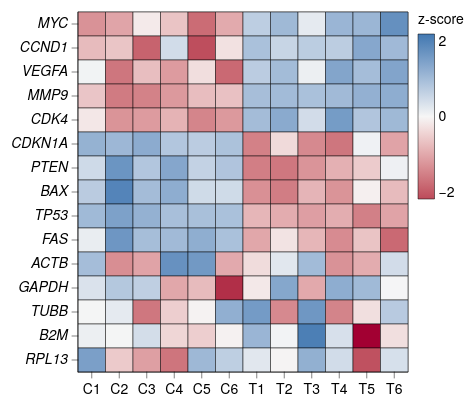

The Vega-Lite source for this figure:
### Vega-Lite specification from a JSON file in a GitHub repository (floating-point values rounded to 4 significant figures; data arrays with more than 128 entries replaced by an {"elided": "..."} marker saying what was removed)
{"background": null, "config": {"arc": {"fill": "#DBDBDB", "fillOpacity": 1.0, "innerRadius": 41.25, "padAngle": 0.03, "stroke": "black", "strokeOpacity": 1, "strokeWidth": 0.25}, "area": {"fill": "#DBDBDB", "fillOpacity": 1.0, "stroke": "black", "strokeOpacity": 1, "strokeWidth": 0.25}, "axis": {"domain": true, "domainCap": "round", "domainColor": "black", "domainWidth": 0.25, "grid": false, "gridCap": "round", "gridColor": "#F1F1F1", "gridDash": [0, 0], "gridOpacity": 1.0, "gridWidth": 0.25, "labelColor": "black", "labelFont": "Helvetica Neue, HelveticaNeue, Helvetica, Arial, sans-serif", "labelFontSize": 7, "labelFontStyle": "normal", "labelFontWeight": 400, "offset": 0, "ticks": true, "tickCap": "round", "tickColor": "black", "tickRound": false, "tickSize": 3, "tickWidth": 0.25, "titleColor": "black", "titleFont": "Helvetica Neue, HelveticaNeue, Helvetica, Arial, sans-serif", "titleFontSize": 7, "titleFontStyle": "normal", "titleFontWeight": 400}, "axisX": {"domain": true, "labelAlign": "center", "labelAngle": 0, "labels": true, "ticks": true, "translate": 0}, "axisY": {"domain": true, "labelAlign": "right", "labelAngle": 0, "labels": true, "ticks": true, "translate": 0}, "axisRight": {"domain": true, "labelAlign": "left", "labelAngle": 0, "labels": true, "ticks": true, "translate": 0}, "axisTop": {"domain": true, "labelAlign": "center", "labelAngle": 0, "labels": true, "ticks": true, "translate": 0}, "axisBand": {"tickOffset": 0}, "bar": {"fill": "#DBDBDB", "fillOpacity": 1.0, "stroke": "black", "strokeOpacity": 1, "strokeWidth": 0.25}, "boxplot": {"size": 14.85, "ticks": {"cornerRadius": 0.25, "fill": "black", "opacity": 1, "size": 7.425, "thickness": 0.25}, "box": {"fillOpacity": 1.0, "stroke": "black", "strokeOpacity": 1, "strokeWidth": 0.25}, "median": {"cornerRadius": 0, "fill": "black", "fillOpacity": 1.0, "opacity": 1, "size": 14.85, "thickness": 0.25}, "rule": {"fill": "black", "fillOpacity": 1.0, "size": 16.5, "stroke": "black", "strokeDash": [0, 0], "strokeOpacity": 1, "strokeWidth": 0.25}, "outliers": {"color": "black", "fill": "black", "fillOpacity": 1.0, "size": 0, "stroke": "black", "strokeOpacity": 1, "strokeWidth": 0.25}}, "circle": {"fill": "black", "fillOpacity": 1.0, "size": 2.062, "stroke": null, "strokeOpacity": 1, "strokeWidth": 0.25}, "errorband": {"band": {"fillOpacity": 0.6, "stroke": null, "strokeWidth": 0.25, "strokeOpacity": 1}, "borders": {"opacity": 0, "strokeOpacity": 0.25, "strokeWidth": 1}}, "errorbar": {"opacity": 1, "rule": {"strokeDash": [0, 0], "strokeWidth": 0.25}, "ticks": {"color": "black", "cornerRadius": 0.125, "opacity": 1, "size": 9.9, "thickness": 0.25}, "thickness": 0.25}, "font": "Helvetica Neue, HelveticaNeue, Helvetica, Arial, sans-serif", "geoshape": {"fill": "#DBDBDB", "fillOpacity": 1.0, "stroke": "black", "strokeOpacity": 1, "strokeWidth": 0.25}, "header": {"labelColor": "black", "labelFont": "Helvetica Neue, HelveticaNeue, Helvetica, Arial, sans-serif", "labelFontSize": 7, "labelFontStyle": "normal", "labelFontWeight": 400, "titleColor": "black", "titleFont": "Helvetica Neue, HelveticaNeue, Helvetica, Arial, sans-serif", "titleFontSize": 7, "titleFontStyle": "normal", "titleFontWeight": 400, "titlePadding": 0}, "legend": {"disable": false, "offset": 4.5, "titlePadding": 4, "labelOffset": 2, "gradientLabelOffset": 2, "columnPadding": 4, "rowPadding": 2, "gradientLength": 82.5, "gradientThickness": 8.25, "gradientOpacity": 1.0, "gradientStrokeColor": "black", "gradientStrokeWidth": 0.25, "labelColor": "black", "labelFont": "Helvetica Neue, HelveticaNeue, Helvetica, Arial, sans-serif", "labelFontSize": 7, "labelFontStyle": "normal", "labelFontWeight": 400, "strokeColor": "black", "strokeWidth": 0, "symbolSize": 42, "symbolStrokeColor": "black", "symbolStrokeWidth": 0.25, "titleColor": "black", "titleFont": "Helvetica Neue, HelveticaNeue, Helvetica, Arial, sans-serif", "titleFontSize": 7, "titleFontStyle": "normal", "titleFontWeight": 400}, "line": {"color": "black", "stroke": "black", "strokeCap": "butt", "strokeDash": [0, 0], "strokeOpacity": 1, "strokeWidth": 0.5}, "point": {"filled": true, "fill": "#DBDBDB", "fillOpacity": 1.0, "size": 8.25, "stroke": "black", "strokeOpacity": 1, "strokeWidth": 0.25}, "range": {"category": ["#B2B2B2", "#4A7CD3", "#008542", "#664CAF", "#509F98", "#636363", "#284F93", "#005226", "#382864", "#285753"], "diverging": {"scheme": ["#443E60", "#5F597E", "#7C759B", "#9994B6", "#B7B4CC", "#D6D5DC", "#F6F6F6", "#D1DAD9", "#A4C2BF", "#7AA9A4", "#578E89", "#37736E", "#1B5954"]}, "heatmap": {"scheme": ["#440154", "#472270", "#433E82", "#38598C", "#2C728E", "#238A8D", "#24A086", "#39B578", "#5DC862", "#96D646", "#CAE02D", "#FDE724"]}, "ordinal": {"scheme": ["#F1F1F1", "#DBDBDB", "#C6C6C6", "#B2B2B2", "#9D9D9D", "#898989", "#767676", "#636363", "#515151", "#404040", "#2F2F2F", "#1F1F1F"]}, "ramp": {"scheme": ["#440154", "#472270", "#433E82", "#38598C", "#2C728E", "#238A8D", "#24A086", "#39B578", "#5DC862", "#96D646", "#CAE02D", "#FDE724"]}}, "rule": {"color": "black", "stroke": "black", "strokeCap": "round", "strokeDash": [2, 2], "strokeOpacity": 1, "strokeWidth": 0.25}, "scale": {"barBandPaddingInner": 0.1, "rectBandPaddingInner": 0, "tickBandPaddingInner": 0.1, "bandPaddingOuter": 0, "bandWithNestedOffsetPaddingInner": 0.2, "bandWithNestedOffsetPaddingOuter": 0.2, "offsetBandPaddingInner": 0, "offsetBandPaddingOuter": 0, "round": false}, "rect": {"fill": "#DBDBDB", "fillOpacity": 1.0, "stroke": "black", "strokeOpacity": 1, "strokeWidth": 0.25}, "square": {"fill": "#DBDBDB", "fillOpacity": 1.0, "size": 16.5, "stroke": "black", "strokeOpacity": 1, "strokeWidth": 0.25}, "text": {"color": "black", "font": "Helvetica Neue, HelveticaNeue, Helvetica, Arial, sans-serif", "fontSize": 7, "fontStyle": "normal", "fontWeight": 400}, "tick": {"color": "black", "cornerRadius": 0.125, "opacity": 1.0, "size": 14.85, "thickness": 0.25}, "title": {"anchor": "middle", "frame": "group", "color": "black", "font": "Helvetica Neue, HelveticaNeue, Helvetica, Arial, sans-serif", "fontSize": 7, "fontStyle": "normal", "fontWeight": 400, "subtitleColor": "black", "subtitleFont": "Helvetica Neue, HelveticaNeue, Helvetica, Arial, sans-serif", "subtitleFontSize": "Helvetica Neue, HelveticaNeue, Helvetica, Arial, sans-serif", "subtitleFontStyle": "normal", "subtitleFontWeight": 400}, "trail": {"color": "black", "opacity": 1, "size": 0.5}, "view": {"continuousWidth": 165, "continuousHeight": 180, "discreteWidth": 165, "discreteHeight": 180, "fill": null, "stroke": "black", "strokeWidth": 0.25}}, "data": {"name": "data-632dee7a6b575494698e75073b5a8a7b"}, "mark": {"type": "rect"}, "encoding": {"color": {"field": "z", "scale": {"domain": [-2, 2], "range": ["#BC4A5A", "#C96872", "#D4858B", "#DFA1A5", "#E8BDBF", "#F0DADA", "#F6F6F6", "#D7E0EB", "#B9CBE0", "#9BB6D5", "#7DA1C9", "#5F8CBD", "#4177B1"]}, "title": "z-score", "type": "quantitative"}, "x": {"field": "sample", "sort": ["C1", "C2", "C3", "C4", "C5", "C6", "T1", "T2", "T3", "T4", "T5", "T6"], "title": null, "type": "nominal"}, "y": {"axis": {"labelFontStyle": "italic"}, "field": "gene", "sort": ["MYC", "CCND1", "VEGFA", "MMP9", "CDK4", "CDKN1A", "PTEN", "BAX", "TP53", "FAS", "ACTB", "GAPDH", "TUBB", "B2M", "RPL13"], "title": null, "type": "nominal"}}, "$schema": "https://vega.github.io/schema/vega-lite/v6.4.1.json", "datasets": {"data-632dee7a6b575494698e75073b5a8a7b": {"elided": "180 records"}}}
